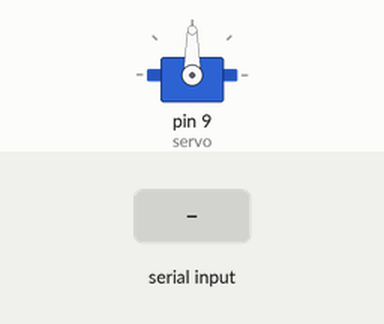
A sketch run on a simulated Arduino Uno, built with avr-gcc and run on an emulated ATmega328P. Parts: servo. The inputs (shaded band) are chosen by the test bench.

Above: at 1.2 s.
1.3 s: "30,150\n" received over Serial
At 4.0 s:
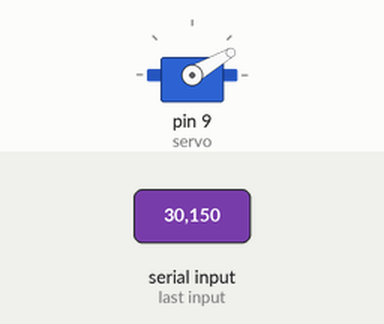
4.3 s: "5\n" received over Serial
At 6.5 s:
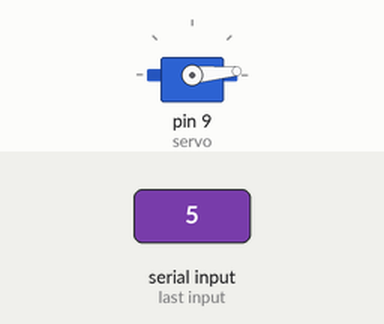
7.3 s: "200\n" received over Serial
At 9.9 s:
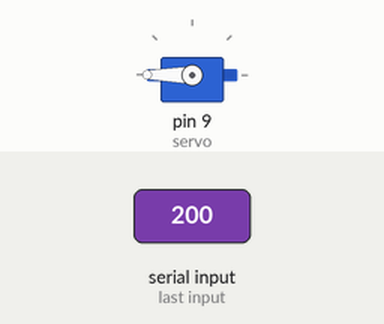
10.3 s: "90,45\n" received over Serial
At 12.3 s:
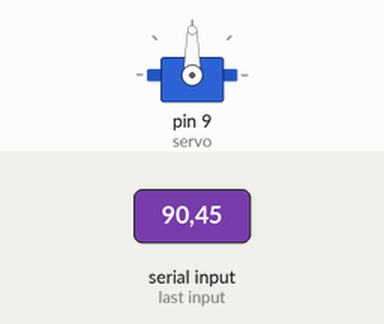
Timing chart, 0 to 13.8 s (numbered marks = the images above; inputs shaded):
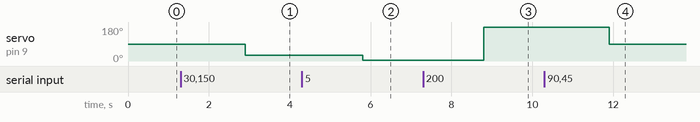

The sketch:

servo_serial.ino
```cpp
#include <Servo.h>

Servo servo;             //creating servo object
int serialInput;         //integer to hold serial input

int getAngle() {           //function which converts serial input string to integer
  String signalAngle;
  int intAngle;
  delay(500);
  signalAngle = Serial.readString();        //reading string from serial port
  intAngle = signalAngle.toInt();     //converting string to integer
  return intAngle;         //returning angle inputed from python script
}
void setup() {
  Serial.begin(9600);
  servo.attach(9);
  // put your setup code here, to run once:

}

void loop() {
  if(Serial.available() > 0) {
    serialInput = getAngle();
    servo.write(serialInput);   //writing angle to servo motor
  }
    delay(100);
}
```

Measured:
- after the input at 1.3 s, servo on pin 9 (servo): 90° → 30° after 1.6 s
- after the input at 4.3 s, servo on pin 9 (servo): 30° → 5° after 1.5 s
- after the input at 7.3 s, servo on pin 9 (servo): 5° → 180° after 1.5 s
- after the input at 10.3 s, servo on pin 9 (servo): 180° → 90° after 1.6 s
